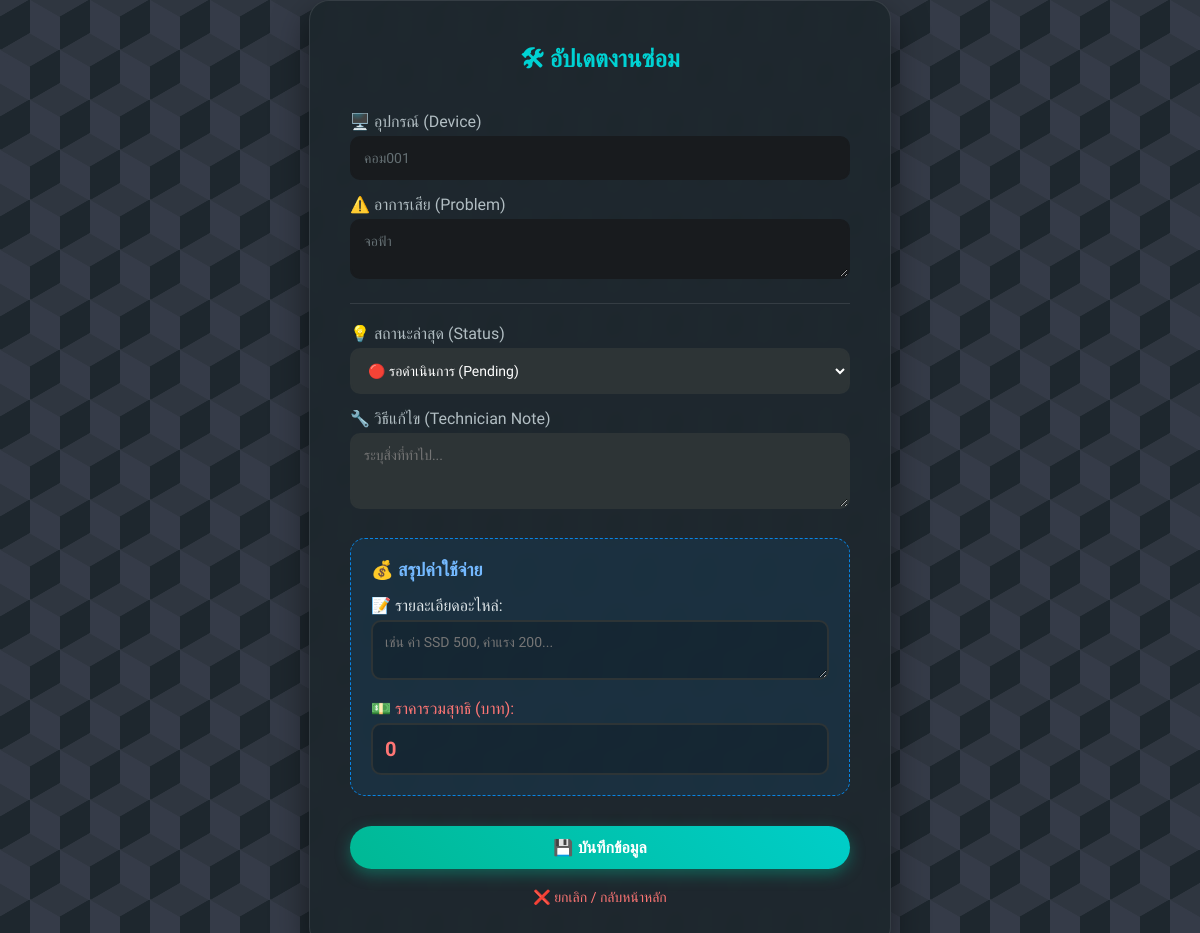
The app's page /update/1 (signed in) with its own data.
### tables this page shows
CREATE TABLE repairs (
    repair_id INTEGER PRIMARY KEY AUTOINCREMENT,
    user_id INTEGER NOT NULL,
    reporter_name TEXT, 
    device_name TEXT NOT NULL,
    problem_detail TEXT NOT NULL,
    location TEXT NOT NULL,
    status TEXT DEFAULT 'Pending',
    report_date TIMESTAMP DEFAULT CURRENT_TIMESTAMP,
    technician_note TEXT,
    spare_parts TEXT, 
    cost INTEGER DEFAULT 0,
    payment_status TEXT DEFAULT 'Unpaid',
    payment_slip TEXT,
    FOREIGN KEY (user_id) REFERENCES users (user_id)
);

### app.py (the view, shortened to what this page needs)
@app.route('/update/<int:repair_id>', methods=['GET', 'POST'])
def update_repair(repair_id):
    if session.get('role') != 'admin': return redirect(url_for('login'))
    conn = get_db_connection()
    repair = conn.execute('SELECT * FROM repairs WHERE repair_id = ?', (repair_id,)).fetchone()
    conn.close()
    return render_template('update_repair.html', repair=repair)

### app.py (called while the page is built)
def get_db_connection():
    conn = sqlite3.connect('maintenance.db')
    conn.row_factory = sqlite3.Row
    return conn

### templates/update_repair.html (shortened to what this page needs)
<!DOCTYPE html>
<html lang="th">
<head>
    <link rel="stylesheet" href="{{ url_for('static', filename='style.css') }}">
</head>
<body>
    <div class="update-box">
        <h1>🛠 อัปเดตงานซ่อม</h1>
        <form method="POST">
            <label>🖥️ อุปกรณ์ (Device)</label>
            <input type="text" value="{{ repair['device_name'] }}" class="readonly" readonly>
            <label>⚠️ อาการเสีย (Problem)</label>
            <textarea rows="2" class="readonly" readonly>{{ repair['problem_detail'] }}</textarea>
            <div style="margin: 20px 0; border-top: 1px solid rgba(255,255,255,0.1);"></div>
            <label>💡 สถานะล่าสุด (Status)</label>
            <select name="status">
                <option value="Pending" {% if repair['status'] == 'Pending' %}selected{% endif %}>🔴 รอดำเนินการ (Pending)</option>
            </select>
            <label>🔧 วิธีแก้ไข (Technician Note)</label>
            <textarea name="technician_note" rows="3" placeholder="ระบุสิ่งที่ทำไป...">{{ repair['technician_note'] or '' }}</textarea>
            <div class="cost-section">
                <div class="cost-label">💰 สรุปค่าใช้จ่าย</div>
                <label style="color: #dfe6e9;">📝 รายละเอียดอะไหล่:</label>
                <textarea name="spare_parts" rows="2" placeholder="เช่น ค่า SSD 500, ค่าแรง 200..." style="background: rgba(0,0,0,0.2);">{{ repair['spare_parts'] or '' }}</textarea>
                <label style="color: #ff7675; margin-top: 15px;">💵 ราคารวมสุทธิ (บาท):</label>
                <input type="number" name="cost" placeholder="0" value="{{ repair['cost'] or 0 }}" style="font-size: 20px; font-weight: bold; color: #ff7675; background: rgba(0,0,0,0.2);">
            </div>
            <button type="submit" class="btn-save">💾 บันทึกข้อมูล</button>
        </form>
        <a href="{{ url_for('dashboard') }}" class="back-link">❌ ยกเลิก / กลับหน้าหลัก</a>
    </div>
</body>
</html>

### static/style.css (style rules this page uses)
:root { --primary-blue: #54a0ff; --light-blue: #2e86de; --teal: #00d2d3; --bg-color: #1e272e; --text-color: #dfe6e9; --border-radius: 15px; --card-bg: rgba(30, 39, 46, 0.95); --input-bg: #2f3640; --border-color: rgba(255,255,255,0.1); }
body { font-family: 'Prompt', sans-serif; color: var(--text-color); margin: 0; padding: 0; min-height: 100vh; background-color: #1e272e; background-image: linear-gradient(30deg, #2f3640 12%, transparent 12.5%, transparent 87%, #2f3640 87.5%, #2f3640), linear-gradient(150deg, #2f3640 12%, transparent 12.5%, transparent 87%, #2f3640 87.5%, #2f3640), linear-gradient(30deg, #2f3640 12%, transparent 12.5%, transparent 87%, #2f3640 87.5%, #2f3640), linear-gradient(150deg, #2f3640 12%, transparent 12.5%, transparent 87%, #2f3640 87.5%, #2f3640), linear-gradient(60deg, #353b48 25%, transparent 25.5%, transparent 75%, #353b48 75%, #353b48), linear-gradient(60deg, #353b48 25%, transparent 25.5%, transparent 75%, #353b48 75%, #353b48); background-size: 60px 100px; background-position: 0 0, 0 0, 30px 50px, 30px 50px, 0 0, 30px 50px; background-attachment: fixed; }
h1 { color: var(--primary-blue); margin: 0; font-size: 24px; }

### templates/update_repair.html (style rules this page uses)
body { background-color: #1e272e; color: #dfe6e9; display: flex; justify-content: center; align-items: center; min-height: 100vh; }
.update-box { background: rgba(30, 39, 46, 0.95); padding: 40px; border-radius: 20px; box-shadow: 0 15px 35px rgba(0,0,0,0.5); border: 1px solid rgba(255,255,255,0.1); width: 100%; max-width: 500px; backdrop-filter: blur(10px); }
h1 { color: #00d2d3; text-align: center; margin-bottom: 30px; font-size: 24px; }
label { font-weight: 500; color: #b2bec3; margin-top: 15px; display: block; margin-bottom: 5px; }
input, textarea, select { width: 100%; padding: 12px; border-radius: 10px; border: 2px solid #2d3436; background-color: #2d3436; color: white; font-family: 'Prompt', sans-serif; font-size: 14px; box-sizing: border-box; transition: 0.3s; }
.readonly { background-color: #181b1e; border-color: #181b1e; color: #636e72; cursor: not-allowed; }
.cost-section { background: rgba(9, 132, 227, 0.1); padding: 20px; border-radius: 15px; margin-top: 25px; border: 1px dashed #0984e3; }
.cost-label { color: #74b9ff; font-size: 18px; font-weight: 600; margin-bottom: 15px; display: flex; align-items: center; gap: 10px; }
.btn-save { margin-top: 30px; padding: 12px; width: 100%; background: linear-gradient(45deg, #00b894, #00cec9); border: none; border-radius: 50px; color: white; font-weight: bold; font-size: 16px; cursor: pointer; box-shadow: 0 5px 15px rgba(0, 184, 148, 0.4); transition: transform 0.2s; }
.back-link { display: block; text-align: center; margin-top: 20px; color: #ff7675; text-decoration: none; font-size: 14px; transition: 0.2s; }

### records on screen
repairs: device_name "คอม001", problem_detail "จอฟ้า", status "🔴 รอดำเนินการ (Pending)", cost "0"
